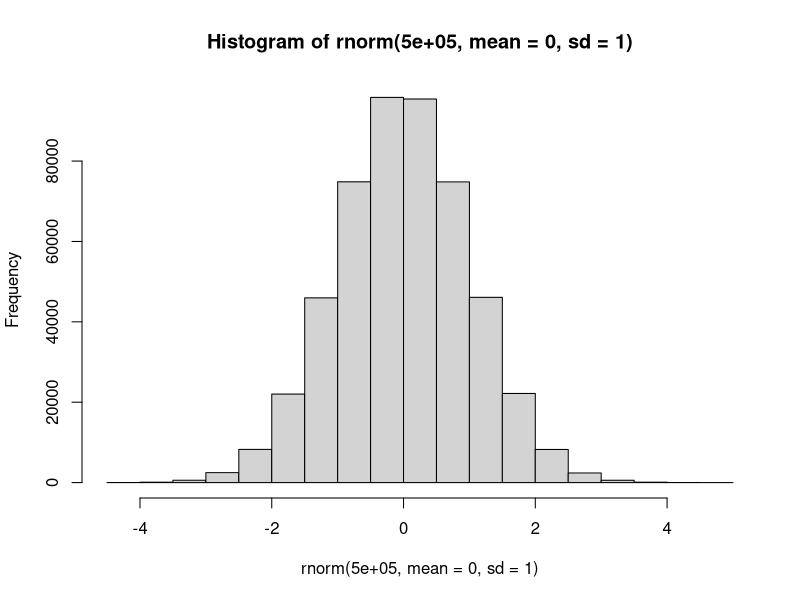
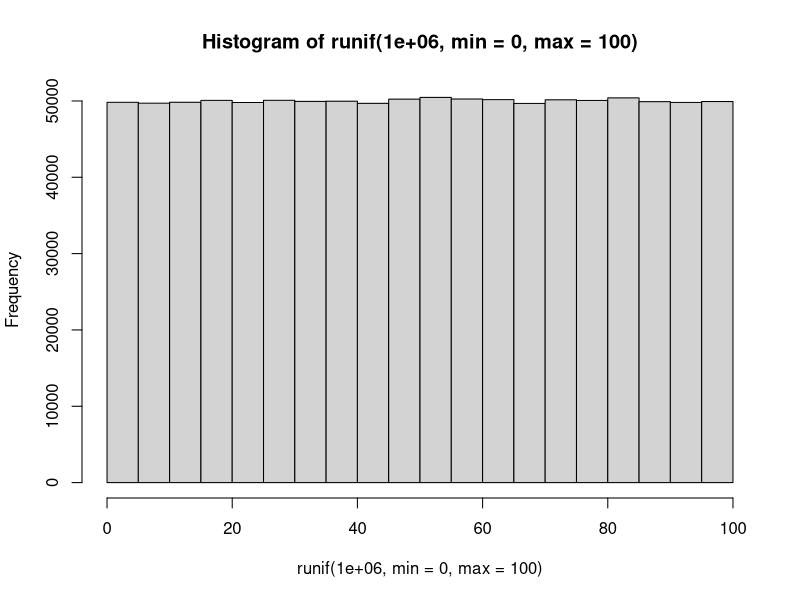

Here is the R script that generated these plots, in order:
# 내장 함수 /사용자 정의 함수
# 주요 내장함수 경험하기 :)
seq(0, 5, by=1.5)
seq(length=10, from=5, by=.2) #5 부터 0.2씩 증가해서 10개 만듦

set.seed(123) #매번 같은 난수 만들기
rnorm(10, mean = 0, sd=1) # 평균은 0 표준편차 1인 난수 10개 /편차: 평균에서 떨어진 값
# rnorm : 정규분포를 따르는 난수 발생
hist(rnorm(500000, mean = 0, sd=1)) # 정규분포 차트: 대다수의 확률값은 정규분포를 따름 볼록한모양

runif(10, min=0, max=100)
hist(runif(1000000, min=0, max=100)) # 균등분포 차트 : 점점 차트가 균등해짐

x <- 1:10
min(x)
max(x)
range(x)
mean(x)
median(x) #가운데값 구하기
var(x) # 분산값값
sqrt(var(x)) # 루트
sd(x) #분산에 루트씌운 값 

#.....

#사용자 정의함수
func1 <- function(arg){
  print(arg)
  print('사용자 함수 만세!')
  return(arg+ 10)
}
func1(10)
result = func1(5)
result

# 구구단 (반복문 사용가능)
gugu_func <- function(dan){
  for(d in dan){
    for(i in 1:9){
      cat(d,'*',i,'=',d*i,'')
    }
    cat('\n')
  }
}
gugu_func(2:5)

# 윤년 체크 (if문 사용가능) 4의 배수이고 100의 배수가 아니거나 400의 배수
yun_func <- function(y){
  if(y %% 4 == 0 & y %% 100 !=0 | y %% 400 == 0){
    paste(y,'년은 윤년') # 문자열 더하기 함수
  }else{
    paste(y, '년은 평년')
  }
}

yun_func(2020)
yun_func(2022)

